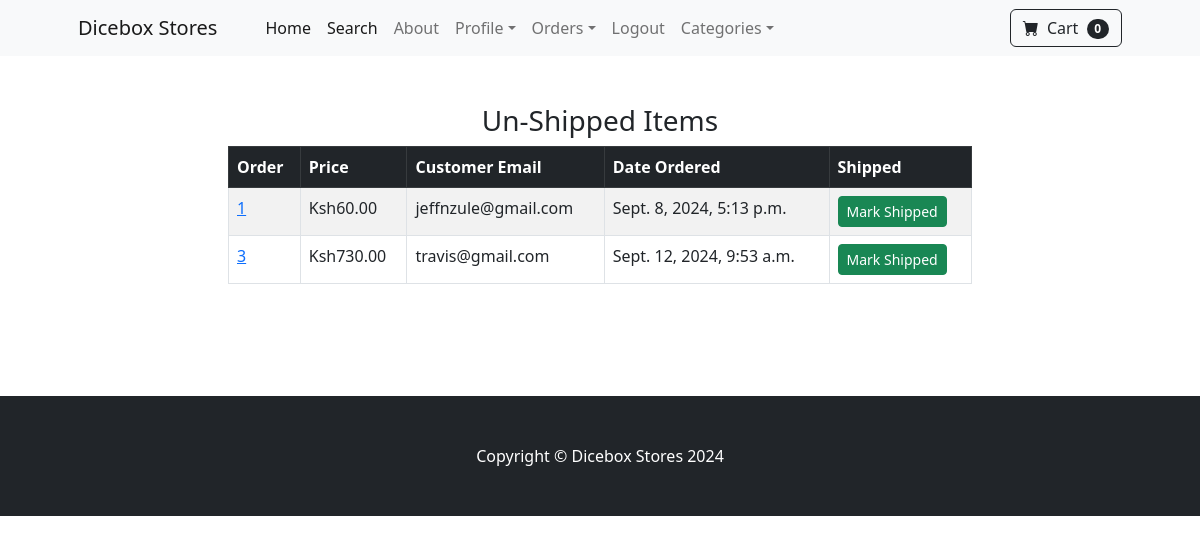
/payment/not_shipped_dash (signed in), run on an earlier commit of the app's database.
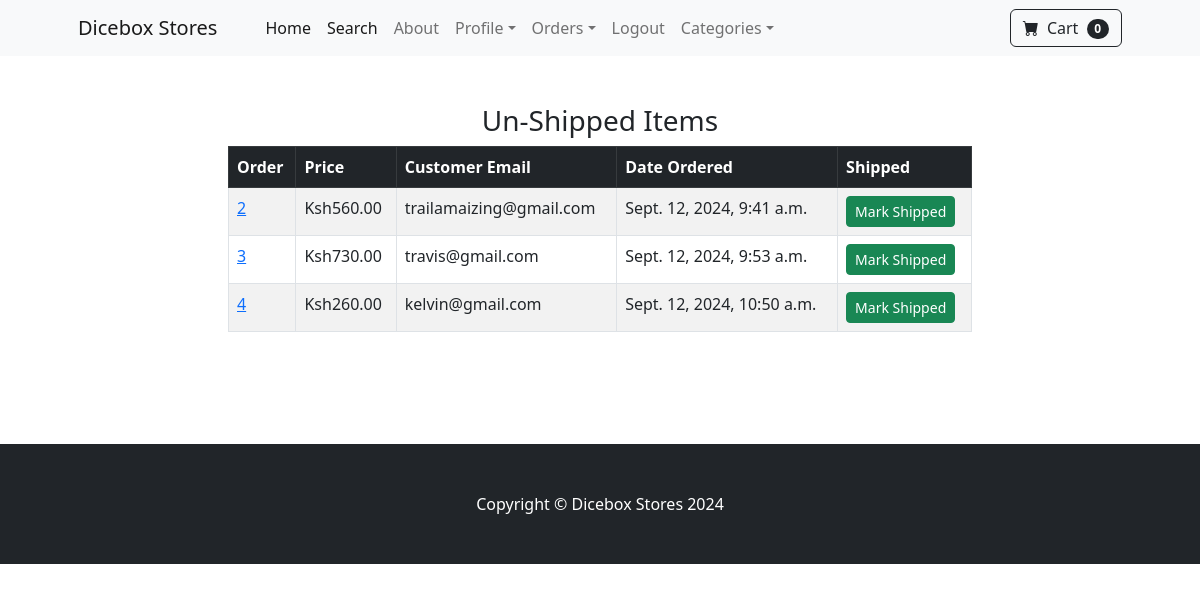
And on a later commit of the database.
### payment/models.py (models this page shows, shortened)
class Order(models.Model):
	user = models.ForeignKey(User, on_delete=models.CASCADE, null=True, blank=True)
	full_name = models.CharField(max_length=250)
	email = models.EmailField(max_length=250)
	shipping_address = models.TextField(max_length=15000)
	amount_paid = models.DecimalField(max_digits=7, decimal_places=2)
	date_ordered = models.DateTimeField(auto_now_add=True)
	shipped = models.BooleanField(default=False)
	date_shipped = models.DateTimeField(blank=True, null=True)

### payment/views.py (the view, shortened to what this page needs)
# urls.py: path('not_shipped_dash', views.not_shipped_dash, name="not_shipped_dash"),
def not_shipped_dash(request):
	if request.user.is_authenticated and request.user.is_superuser:
		orders = Order.objects.filter(shipped=False)
		return render(request, "payment/not_shipped_dash.html", {"orders":orders})
	else:
		messages.success(request, "Access Denied")
		return redirect('home')

### cart/cart.py (called while the page is built)
    def __len__(self):
        return len(self.cart)

### cart/context_processors.py (called while the page is built)
def cart(request):
	return {'cart': Cart(request)}

### payment/templates/payment/not_shipped_dash.html (shortened to what this page needs)
{% extends 'base.html' %}
{% block content %}
        <div class="container">
        	<div class="row">
        		<center>
        			<div class="col-8">
        				<br/><br/>
<h3>Un-Shipped Items</h3>
<table class="table table-striped table-hover table-bordered">
  <thead class="table-dark">
    <tr>
      <th scope="col">Order</th>
      <th scope="col">Price</th>
      <th scope="col">Customer Email</th>
      <th scope="col">Date Ordered</th>
      <th scope="col">Shipped</th>
    </tr>
  </thead>
  <tbody>
  	{% for item in orders %}
    <tr>
      <td><a href="{% url 'orders' item.id %}">{{ item.id }}</a></td>
      <td>Ksh{{ item.amount_paid }}</td>
      <td>{{ item.email }}</td>
      <td>{{ item.date_ordered }}</td>
      <td>
        <form method="POST">
          <button type="Submit" class="btn btn-success btn-sm">Mark Shipped</button>
        </form>
      </td>
    </tr>
    {% endfor %}
  </tbody>
</table>
<br/><br/>
<br/><br/>
        			</div>
        		</center>
        	</div>
        </div>
{% endblock %}

What changed in the data, as far as the page shows it:
no longer on this page (row edited): Order: id "1", amount_paid "60.00", email "jeffnzule@gmail.com", date_ordered "Sept. 8, 2024, 5:13 p.m."
now on this page (row edited): Order: id "2", amount_paid "560.00", email "trailamaizing@gmail.com", date_ordered "Sept. 12, 2024, 9:41 a.m."
now on this page (row edited): Order: id "4", amount_paid "260.00", email "kelvin@gmail.com", date_ordered "Sept. 12, 2024, 10:50 a.m."
